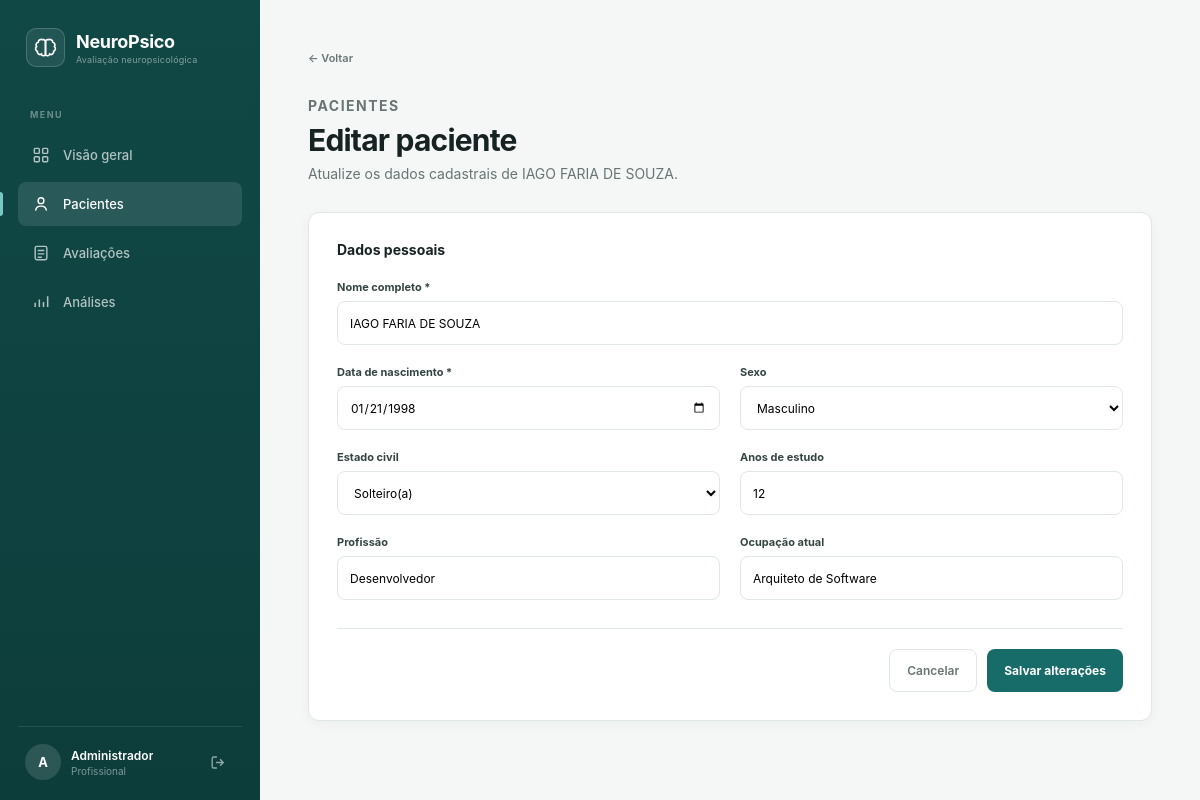
Screenshot of /pacientes/1/editar (signed in) with the database file from the repository.
### app/models/profissional.py (models this page shows, shortened)
class Profissional(UserMixin, db.Model):
    __tablename__ = "profissional"
    id = db.Column(db.Integer, primary_key=True)
    nome = db.Column(db.String(150), nullable=False)
    email = db.Column(db.String(150), nullable=False, unique=True)
    senha = db.Column(db.String(255), nullable=False)
    avaliacoes = db.relationship(
        "Avaliacao",
        back_populates="profissional"
    )

### app/models/paciente.py (models this page shows, shortened)
class Paciente(db.Model):
    __tablename__ = "paciente"
    id = db.Column(db.Integer, primary_key=True)
    nome = db.Column(db.String(150), nullable=False)
    data_nascimento = db.Column(db.Date, nullable=False)
    sexo = db.Column(db.String(30))
    estado_civil = db.Column(db.String(50))
    anos_estudo = db.Column(db.Integer)
    profissao = db.Column(db.String(100))
    ocupacao_atual = db.Column(db.String(100))
    avaliacoes = db.relationship(
        "Avaliacao",
        back_populates="paciente"
    )

### app/routes/pacientes.py (the view, shortened to what this page needs)
@pacientes_bp.route("/<int:paciente_id>/editar", methods=["GET", "POST"])
@login_required
def editar(paciente_id):
    paciente = db.get_or_404(Paciente, paciente_id)
    return render_template(
        "pacientes/formulario.html",
        paciente=paciente
    )

### app/templates/pacientes/formulario.html (shortened to what this page needs)
{% extends "base.html" %}
{% block content %}
<header class="page-header">
    <div>
        <a
            href="{% if paciente %}
                    {{ url_for('pacientes.visualizar', paciente_id=paciente.id) }}
                  {% else %}
                    {{ url_for('pacientes.listar') }}
                  {% endif %}"
            class="back-link"
        >
            ← Voltar
        </a>
        <p class="page-eyebrow">
            PACIENTES
        </p>
        <h1>
            {% if paciente %}
                Editar paciente
            {% else %}
                Novo paciente
            {% endif %}
        </h1>
        <p>
            {% if paciente %}
                Atualize os dados cadastrais de {{ paciente.nome }}.
            {% else %}
                Informe os dados básicos do paciente.
            {% endif %}
        </p>
    </div>
</header>
<section class="page-container">
    <form method="POST" class="form-card">
        <h2 class="form-section-title">
            Dados pessoais
        </h2>
        <div class="form-grid">
            <div class="form-group full">
                <label for="nome">
                    Nome completo *
                </label>
                <input
                    type="text"
                    id="nome"
                    name="nome"
                    placeholder="Nome completo do paciente"
                    value="{{ paciente.nome if paciente else '' }}"
                    required
                >
            </div>
            <div class="form-group">
                <label for="data_nascimento">
                    Data de nascimento *
                </label>
                <input
                    type="date"
                    id="data_nascimento"
                    name="data_nascimento"
                    value="{{ paciente.data_nascimento.strftime('%Y-%m-%d') if paciente else '' }}"
                    required
                >
            </div>
            <div class="form-group">
                <label for="sexo">
                    Sexo
                </label>
                <select
                    id="sexo"
                    name="sexo"
                >
                    <option
                        value="Masculino"
                        {% if paciente and paciente.sexo == "Masculino" %}
                            selected
                        {% endif %}
                    >
                        Masculino
                    </option>
                </select>
            </div>
            <div class="form-group">
                <label for="estado_civil">
                    Estado civil
                </label>
                <select
                    id="estado_civil"
                    name="estado_civil"
                >
                    <option
                        value="Solteiro"
                        {% if paciente and paciente.estado_civil == "Solteiro" %}
                            selected
                        {% endif %}
                    >
                        Solteiro(a)
                    </option>
                </select>
            </div>
            <div class="form-group">
                <label for="anos_estudo">
                    Anos de estudo
                </label>
                <input
                    type="number"
                    id="anos_estudo"
                    name="anos_estudo"
                    min="0"
                    max="40"
                    placeholder="Ex.: 12"
                    value="{{ paciente.anos_estudo if paciente and paciente.anos_estudo is not none else '' }}"
                >
            </div>
            <div class="form-group">
                <label for="profissao">
                    Profissão
                </label>
                <input
                    type="text"
                    id="profissao"
                    name="profissao"
                    placeholder="Ex.: Professor"
                    value="{{ paciente.profissao if paciente and paciente.profissao else '' }}"
                >
            </div>
            <div class="form-group">
                <label for="ocupacao_atual">
                    Ocupação atual
                </label>
                <input
                    type="text"
                    id="ocupacao_atual"
                    name="ocupacao_atual"
                    placeholder="Ex.: Professor universitário"
                    value="{{ paciente.ocupacao_atual if paciente and paciente.ocupacao_atual else '' }}"
                >
            </div>
        </div>
        <div class="form-actions">
            <a
                href="{% if paciente %}
                        {{ url_for('pacientes.visualizar', paciente_id=paciente.id) }}
                      {% else %}
                        {{ url_for('pacientes.listar') }}
                      {% endif %}"
                class="button-secondary"
            >
                Cancelar
            </a>
            <button
                type="submit"
                class="button-primary"
            >
                {% if paciente %}
                    Salvar alterações
                {% else %}
                    Salvar paciente
                {% endif %}
            </button>
        </div>
    </form>
</section>
{% endblock %}

### app/templates/base.html (shortened to what this page needs)
<!DOCTYPE html>
<html lang="pt-BR">
<head>
    <link
        rel="stylesheet"
        href="{{ url_for('static', filename='css/app.css') }}"
    >
</head>
<body>
<div class="app-layout">
    <aside class="sidebar">
        <div class="sidebar-header">
            <div class="brand-icon">
            </div>
            <div>
                <span class="brand-name">NeuroPsico</span>
                <span class="brand-subtitle">
                    Avaliação neuropsicológica
                </span>
            </div>
        </div>
        <nav class="sidebar-nav">
            <span class="nav-section-title">
                MENU
            </span>
            <a
                href="{{ url_for('auth.dashboard') }}"
                class="nav-item {% if request.endpoint == 'auth.dashboard' %}active{% endif %}"
            >
                <span>Visão geral</span>
            </a>
            <a
                href="{{ url_for('pacientes.listar') }}"
                class="nav-item {% if request.blueprint == 'pacientes' %}active{% endif %}"
            >
                <svg viewBox="0 0 24 24" fill="none">
                    <circle
                        cx="12"
                        cy="8"
                        r="3.5"
                        stroke="currentColor"
                        stroke-width="1.7"
                    />
                    <path
                        d="M5.5 20C5.8 16.5 8.3 14.5 12 14.5C15.7 14.5 18.2 16.5 18.5 20"
                        stroke="currentColor"
                        stroke-width="1.7"
                    />
                </svg>
                <span>Pacientes</span>
            </a>
            <a href="{{ url_for('avaliacoes.listar') }}" class="nav-item {% if request.blueprint == 'avaliacoes' %}active{% endif %}">
                <svg viewBox="0 0 24 24" fill="none">
                    <rect
                        x="5"
                        y="4"
                        width="14"
                        height="16"
                        rx="2"
                        stroke="currentColor"
                        stroke-width="1.7"
                    />
                    <path
                        d="M8 9H16M8 13H16M8 17H13"
                        stroke="currentColor"
                        stroke-width="1.7"
                    />
                </svg>
                <span>Avaliações</span>
            </a>
            <a href="{{ url_for('analises.index') }}" class="nav-item">
                <svg viewBox="0 0 24 24" fill="none">
                    <path
                        d="M5 18V13M10 18V9M15 18V12M20 18V5"
                        stroke="currentColor"
                        stroke-width="1.8"
                    />
                </svg>
                <span>Análises</span>
            </a>
        </nav>
        <div class="sidebar-footer">
            <div class="user-info">
                <div class="user-avatar">
                    {{ current_user.nome[0] | upper }}
                </div>
                <div class="user-details">
                    <span class="user-name">
                        {{ current_user.nome }}
                    </span>
                    <span class="user-role">
                        Profissional
                    </span>
                </div>
            </div>
            <a
                href="{{ url_for('auth.logout') }}"
                class="logout-button"
                title="Sair"
            >
                <svg viewBox="0 0 24 24" fill="none">
                    <path
                        d="M10 5H6C4.9 5 4 5.9 4 7V17C4 18.1 4.9 19 6 19H10"
                        stroke="currentColor"
                        stroke-width="1.7"
                    />
                    <path
                        d="M14 8L18 12L14 16M18 12H9"
                        stroke="currentColor"
                        stroke-width="1.7"
                    />
                </svg>
            </a>
        </div>
    </aside>
    <main class="main-content">
        {% block content %}{% endblock %}
    </main>
</div>
</body>
</html>

### rows the page displays
Profissional: nome "A", nome "Administrador"
Paciente: nome "IAGO FARIA DE SOUZA", data_nascimento "01/21/1998", sexo "Masculino", estado_civil "Solteiro(a)", anos_estudo "12", profissao "Desenvolvedor", ocupacao_atual "Arquiteto de Software"
